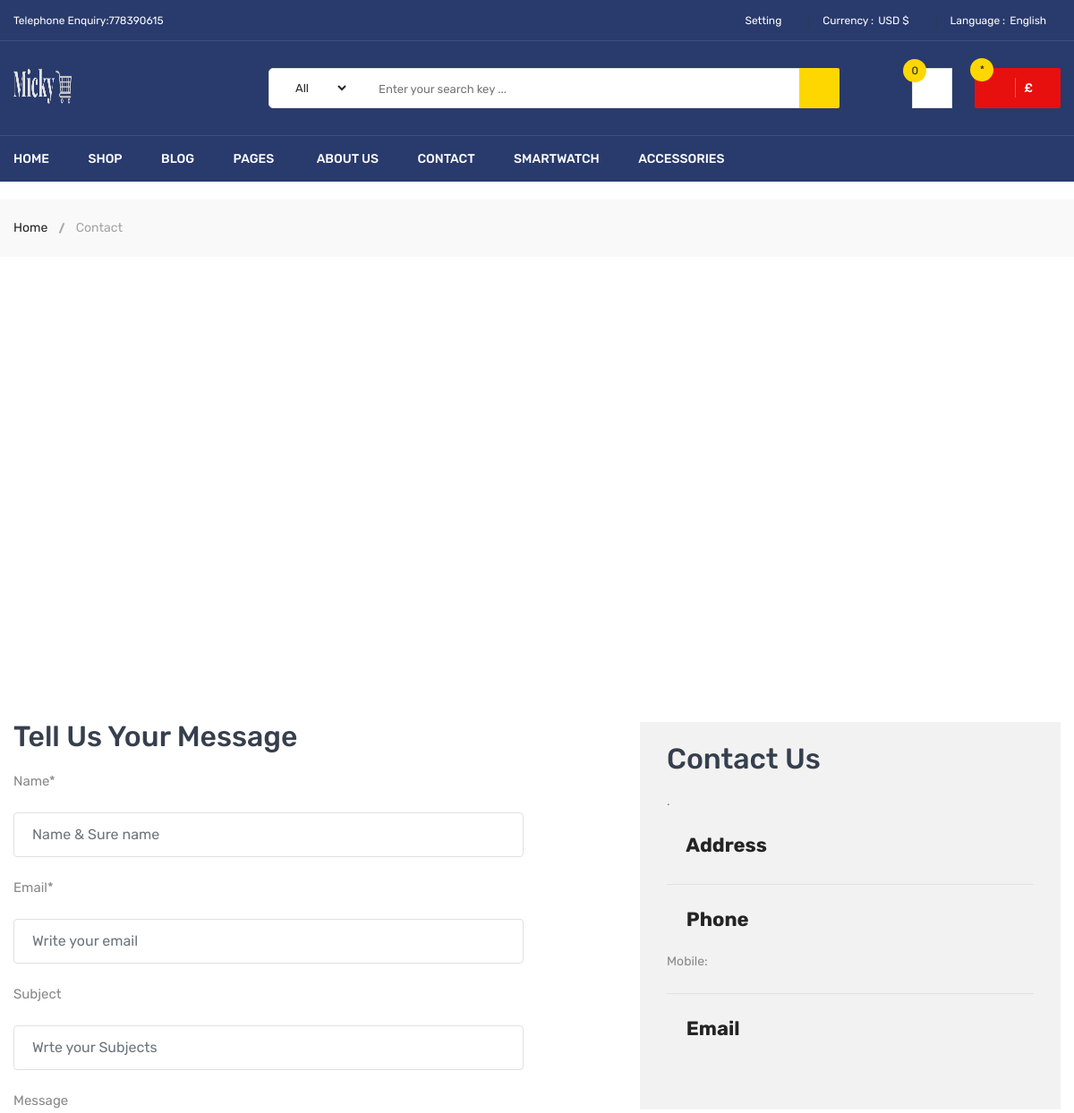
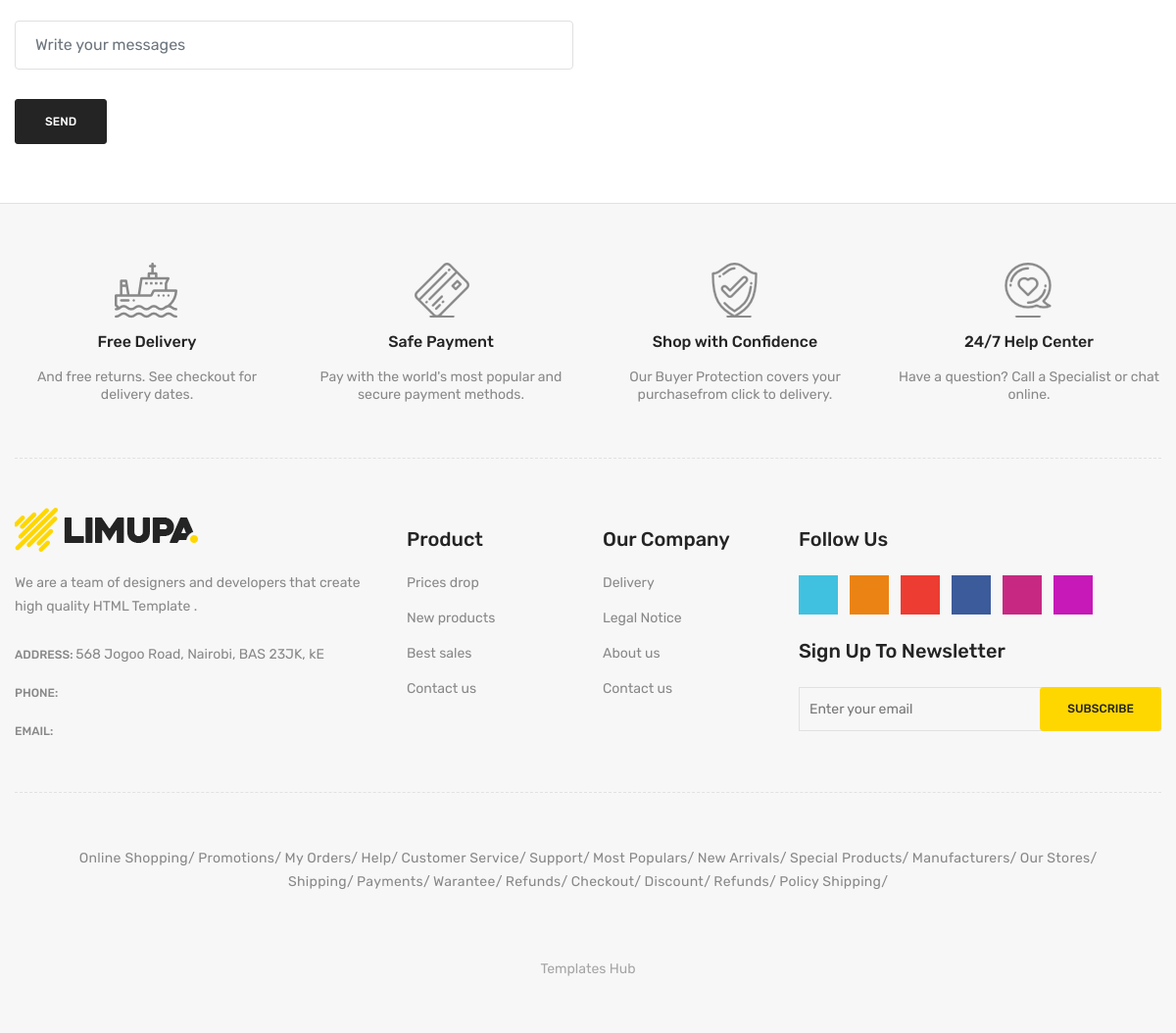
Page /contact/ on the committed database (2 pictures, top to bottom).
### EcomApp/models.py (models this page shows, shortened)
class Setting(models.Model):
    STATUS = (
        ('True', 'True'),
        ('False', 'False'),
    )
    title = models.CharField(max_length=200)
    keyword = models.CharField(max_length=200)
    description = models.TextField()
    address = models.CharField(max_length=200)
    phone = models.IntegerField()
    fax = models.CharField(blank=True, max_length=50)
    email = models.EmailField(blank=True, null=True, max_length=50)
    smptserver = models.CharField(max_length=100)
    smtpemail = models.EmailField(blank=True, null=True, max_length=50)
    smptpassword = models.CharField(blank=True, max_length=50)
    smptport = models.CharField(blank=True, max_length=100)
    icon = models.ImageField(blank=True, null=True, upload_to='icon/')
    facebook = models.CharField(blank=True, max_length=100)
    instagram = models.CharField(blank=True, max_length=100)
    address = models.TextField()
    contact = models.TextField()
    reference = models.TextField()
    status = models.CharField(max_length=50, choices=STATUS)
    created_at = models.DateTimeField(auto_now_add=True)
    updated_at = models.DateTimeField(auto_now=True)

### EcomApp/views.py (the view, shortened to what this page needs)
# urls.py: path('contact/', contact, name='contact_dat'),
def contact(request):
    form = ContactForm
    context = {
        'form': form,
    }
    return render(request, 'contact_form.html', context)

### EcomApp/templatetags/ecomtag.py (called while the page is built)
@register.simple_tag
def ecom_cat():
    return Category.objects.all()

@register.simple_tag
def ecom_set():
    return Setting.objects.get(id=1)

### EcomApp/templates/contact_form.html (shortened to what this page needs)
      {%extends 'index.html'%}
{%load static%}
{% load crispy_forms_tags %}
            {% block header %}
                {% include "header.html" %}
            {% endblock header %}
             {% block another_content %}
    <div class="breadcrumb-area">
                <div class="container">
                    <div class="breadcrumb-content">
                        <ul>
                            <li><a href="index.html">Home</a></li>
                            <li class="active">Contact</li>
                        </ul>
                    </div>
                </div>
            </div>
            <div class="contact-main-page mt-60 mb-40 mb-md-40 mb-sm-40 mb-xs-40">
                <div class="container mb-60">
                    <div id="google-map"></div>
                </div>
                <div class="container">
                    <div class="row">
                        <div class="col-lg-5 offset-lg-1 col-md-12 order-1 order-lg-2">
                            <div class="contact-page-side-content">
                                <h3 class="contact-page-title">Contact Us</h3>
                                <p class="contact-page-message mb-25">
                                    {{setting.description}}.</p>
                                <div class="single-contact-block">
                                    <h4><i class="fa fa-fax"></i> Address</h4>
                                </div>
                                <div class="single-contact-block">
                                    <h4><i class="fa fa-phone"></i> Phone</h4>
                                    <p>Mobile: {{setting.phone}}</p>
                                </div>
                                <div class="single-contact-block last-child">
                                    <h4><i class="fa fa-envelope-o"></i> Email</h4>
                                </div>
                            </div>
                        </div>
                        <div class="col-lg-6 col-md-12 order-2 order-lg-1">
                            <div class="contact-form-content pt-sm-55 pt-xs-55">
                                <h3 class="contact-page-title">Tell Us Your Message</h3>
                                <div class="contact-form">
                                    <form  id="contact-form" action="{%url 'contact_dat'%}" method="post">
                                        <div class="form-group">
                                          {{form.name|as_crispy_field}}
                                        </div>
                                        <div class="form-group">
                                         {{form.email|as_crispy_field}}
                                        </div>
                                        <div class="form-group">
                                           {{form.subject|as_crispy_field}}
                                        </div>
                                        <div class="form-group mb-30">
                                           {{form.message|as_crispy_field}}
                                        </div>
                                        <div class="form-group">
                                            <button type="submit" value="submit" id="submit" class="li-btn-3" name="submit">send</button>
                                        </div>
                                    </form>
                                </div>
                            </div>
                        </div>
                    </div>
                </div>
            </div>
              {% endblock another_content %}
                    {% block footer %}
            {% include "footer.html" %}
            {% endblock footer %}

### EcomApp/templates/header.html (shortened to what this page needs)
{%load static%}
{% load ecomtag %}
{%ecom_set as setting%}
<header class="li-header-4">
    <div class="header-top">
        <div class="container">
            <div class="row">
                <div class="col-lg-3 col-md-4">
                    <div class="header-top-left">
                        <ul class="phone-wrap">
                            <li><span>Telephone Enquiry:</span><a href="#">{{setting.phone}}</a></li>
                        </ul>
                    </div>
                </div>
                <div class="col-lg-9 col-md-8">
                    <div class="header-top-right">
                        <ul class="ht-menu">
                            <li>
                                <div class="ht-setting-trigger"><span>Setting</span></div>
                            </li>
                            <li>
                                <span class="currency-selector-wrapper">Currency :</span>
                                <div class="ht-currency-trigger"><span>USD $</span></div>
                            </li>
                            <li>
                                <span class="language-selector-wrapper">Language :</span>
                                <div class="ht-language-trigger"><span>English</span></div>
                            </li>
                        </ul>
                    </div>
                </div>
            </div>
        </div>
    </div>
    <div class="header-middle pl-sm-0 pr-sm-0 pl-xs-0 pr-xs-0">
        <div class="container">
            <div class="row">
                <div class="col-lg-3">
                    <div class="logo pb-sm-30 pb-xs-30">
                        <a href="{%url 'home'%}">
                            <img src="{{setting.icon.url}}" style="height: 40px;width: 65px" alt="">
                        </a>
                    </div>
                </div>
                <div class="col-lg-9 pl-0 ml-sm-15 ml-xs-15">
                    <form action="{%url 'SearchView'%}" class="hm-searchbox" method="post">
                        <select name="cat_id" class="nice-select select-search-category">
                            <option value="0">All</option>
                            {% load mptt_tags %}
                        </select>
                        <input type="text" placeholder="Enter your search key ..." id="query" name="query">
                        <button class="li-btn" type="submit"><i class="fa fa-search"></i></button>
                    </form>
                    <div class="header-middle-right">
                        <ul class="hm-menu">
                            <li class="hm-wishlist">
                                <a href="wishlist.html">
                                    <span class="cart-item-count wishlist-item-count">0</span>
                                    <i class="fa fa-heart-o"></i>
                                </a>
                            </li>
                            <li class="hm-minicart">
                                <div class="hm-minicart-trigger">
                                    <span class="item-text">£{{total_amount}}
                                        <span class="cart-item-count">*{{total_quan}}</span>
                                    </span>
                                </div>
                            </li>
                        </ul>
                    </div>
                </div>
            </div>
        </div>
    </div>
    <div class="header-bottom header-sticky d-none d-lg-block d-xl-block">
        <div class="container">
            <div class="row">
                <div class="col-lg-12">
                    <div class="hb-menu">
                        <nav>
                            <ul>
                                <li><a href="{%url 'home'%}">Home</a>
                                </li>
                                <li class="megamenu-holder"><a href="shop-left-sidebar.html">Shop</a>
                                </li>
                                <li class="dropdown-holder"><a href="blog-left-sidebar.html">Blog</a>
                                </li>
                                <li class="megamenu-static-holder"><a href="index.html">Pages</a>
                                </li>
                                <li><a href="{%url 'about'%}">About Us</a></li>
                                <li><a href="{%url 'contact_dat'%}">Contact</a></li>
                                <li><a href="shop-left-sidebar.html">Smartwatch</a></li>
                                <li><a href="shop-left-sidebar.html">Accessories</a></li>
                            </ul>
                        </nav>
                    </div>
                </div>
            </div>
        </div>
    </div>
</header>

### static/css/responsive.css (style rules this page uses)
@media (min-width: 1200px) and (max-width: 1500px) { .container { max-width: 1170px; padding-left: 0; padding-right: 0; } }

### rows in the picture
Setting: phone "778390615", icon (picture)
